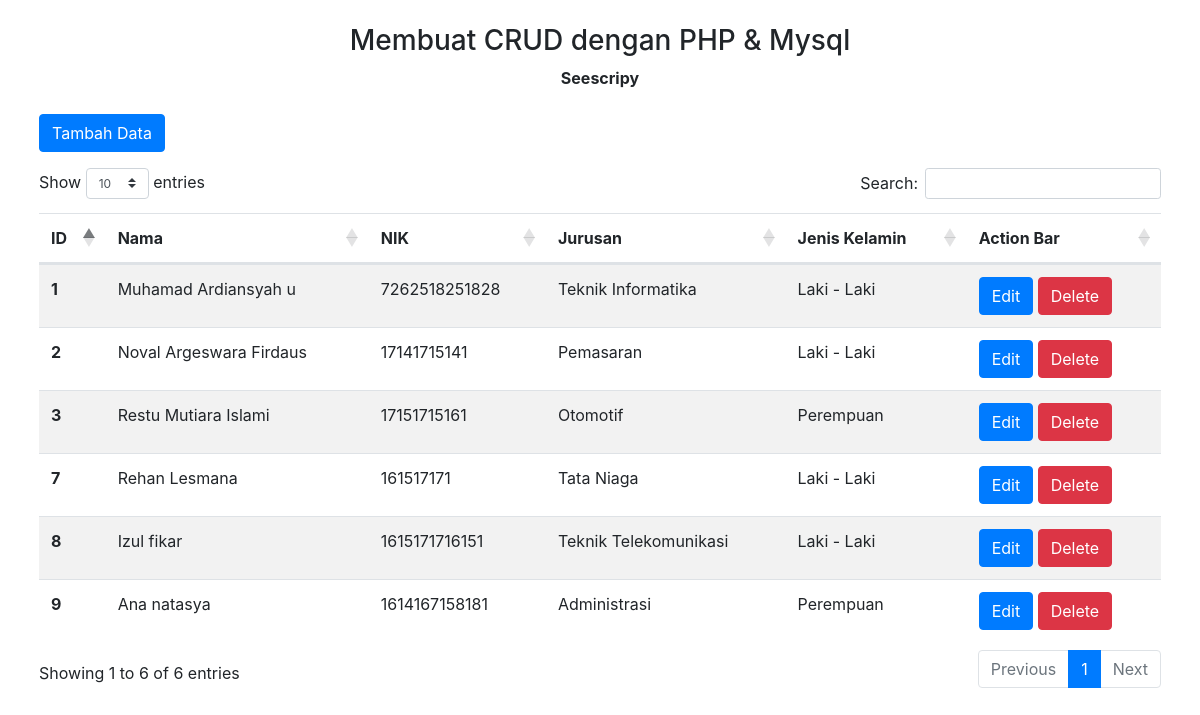
The page / on the database its author committed.
### tables this page shows
CREATE TABLE `data` (
  `id` int(11) NOT NULL,
  `namaLengkap` varchar(128) NOT NULL,
  `nik` varchar(128) NOT NULL,
  `jurusan` varchar(128) NOT NULL,
  `jenisKelamin` varchar(128) NOT NULL
);

### index.php (the view, shortened to what this page needs)
<?php
include "koneksi.php";
?>
<!DOCTYPE html>
<html>
<head>
    <link rel="stylesheet" href="https://maxcdn.bootstrapcdn.com/bootstrap/4.0.0/css/bootstrap.min.css">
	<link rel="stylesheet" href="https://cdn.datatables.net/1.10.21/css/dataTables.bootstrap4.min.css">
</head>
<body class="max mx-auto">
    <div class="container-fluid">
        <div class="text-center p-4">
            <h1 class="h3">Membuat CRUD dengan PHP & Mysql</h1>
            <b>Seescripy</b>
            <div class="mt-4 text-left over-x w-100">
                <div class="mb-3">
               <a href="data.php"><button class="btn btn-primary">Tambah Data</button></a>
                </div>
                <table id="dataTable" class="table table-striped">
                    <thead>
                        <tr>
                            <th scope="col">ID</th>
                            <th scope="col">Nama</th>
                            <th scope="col">NIK</th>
                            <th scope="col">Jurusan</th>
                            <th scope="col">Jenis Kelamin</th>
                            <th scope="col">Action Bar</th>
                        </tr>
                    </thead>
                    <tbody>
                        <?php
                        $query = mysqli_query($conn,"SELECT * FROM data ORDER by id DESC");
                        while($row = mysqli_fetch_array($query)){
                        ?>
                        <tr>
                            <th scope="row"><?php echo $row['id']; ?></th>
                            <td><?php echo $row['namaLengkap']; ?></td>
                            <td><?php echo $row['nik']; ?></td>
                            <td><?php echo $row['jurusan']; ?></td>
                            <td><?php echo $row['jenisKelamin']; ?></td>
                            <td>
                                <a href="data.php?id=<?php echo $row['id']; ?>"><button class="btn btn-primary">Edit</button></a>
                                <a href="delete.php?id=<?php echo $row['id']; ?>"><button class="btn btn-danger">Delete</button></a>
                            </td>
                        </tr>
                        <?php
                        }
                        ?>
                    </tbody>
                </table>
            </div>
        </div>
    </div>
</body>
</html>

### index.php (style rules this page uses)
.max { max-width: 1200px; }
.over-x { overflow-y: hidden; overflow-x: auto; }

### rows shown on the page
data: id "9", namaLengkap "Ana natasya", nik "1614167158181", jurusan "Administrasi", jenisKelamin "Perempuan"
data: id "8", namaLengkap "Izul fikar", nik "1615171716151", jurusan "Teknik Telekomunikasi", jenisKelamin "Laki - Laki"
data: id "7", namaLengkap "Rehan Lesmana", nik "161517171", jurusan "Tata Niaga", jenisKelamin "Laki - Laki"
data: id "3", namaLengkap "Restu Mutiara Islami", nik "17151715161", jurusan "Otomotif", jenisKelamin "Perempuan"
data: id "2", namaLengkap "Noval Argeswara Firdaus", nik "17141715141", jurusan "Pemasaran", jenisKelamin "Laki - Laki"
data: id "1", namaLengkap "Muhamad Ardiansyah u", nik "7262518251828", jurusan "Teknik Informatika", jenisKelamin "Laki - Laki"
